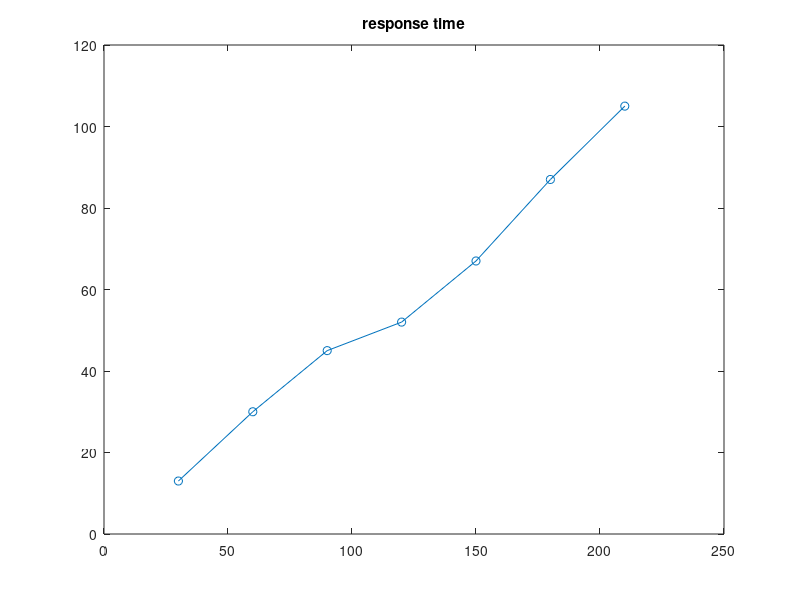
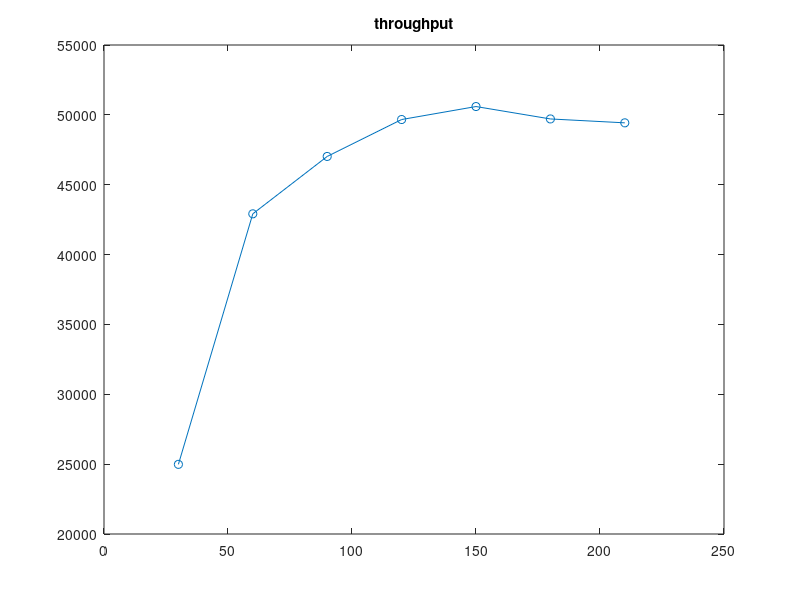

The MATLAB source for these figures, in order:
%% Measurement Values
client_count = [
30
60
90
120
150
180
210
];
client_count = client_count';

r_mean = [
20.1794061658
32.0959262188
48.0152894942
60.3098728933
72.4623158877
91.6506450903
109.2957860843
];

% responsetime median
r_mean = r_mean';

r_median = [
13
30
45
52
67
87
105
];

r_median = r_median';

% responsetime 2.5% percentil
r_0025 = [
    5
6
9
25
37
57
71
];

r_0025 = r_0025';

% responsetime 97.5% percentil
r_0975 = [
    52
73
97
147
108
129
148
];

r_0975 = r_0975';

% throughput
x = [24984.9230769231	42916.3846153846	47023.3076923077	49665.8461538462	50595.4615384615	49707.6153846154	49429];
x_stddev = [10710.809691316	5452.35696035	3098.7271952802	2440.7134150406	1841.9677709533	1619.2004991385	1798.5455234717
];



%% Parameters

% thinktime Z
Z = 15;

D_max = 22;
D_tot = 300;

%% Plots

close all;

figure;
plot(client_count, r_median, '-o');
title('response time');

figure;
plot(client_count, x, '-o');
title('throughput');
